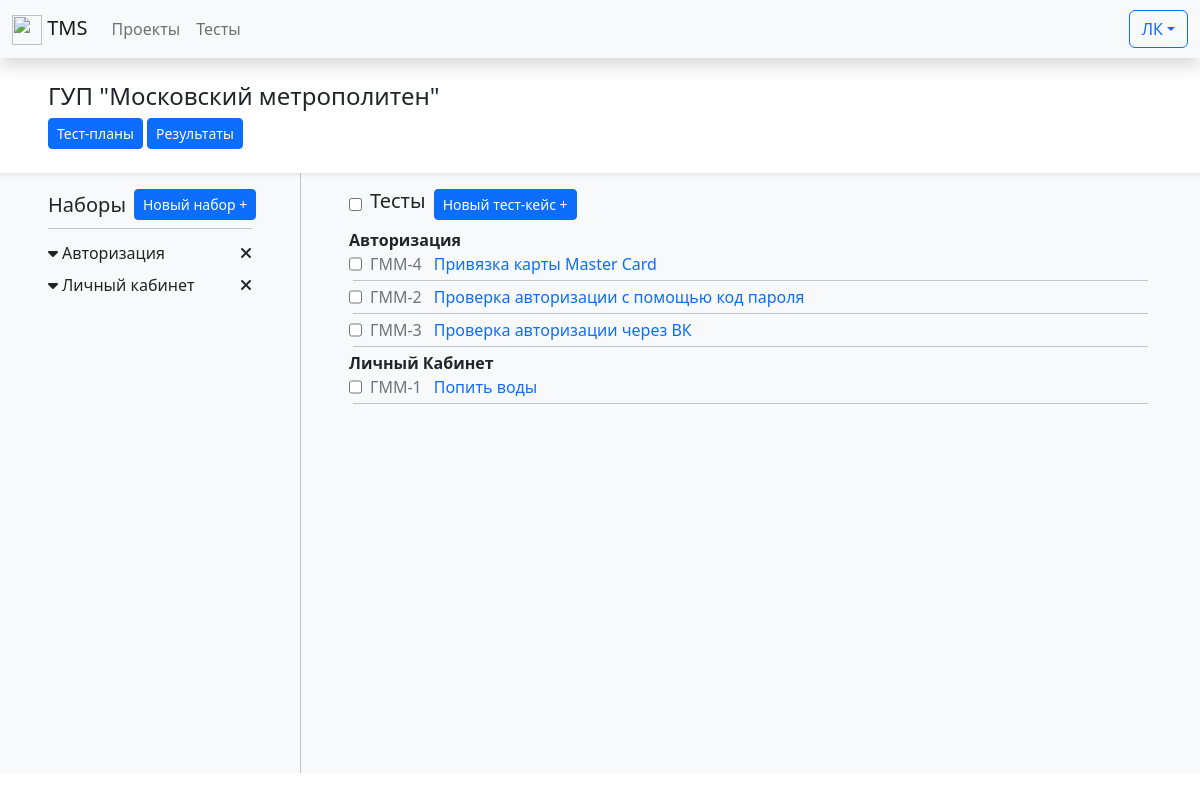
/project/1/, run on the app's committed database.
### tests/models.py (models this page shows, shortened)
class Projects(models.Model):
    id = models.AutoField(
        primary_key=True, verbose_name=_("Код проекта"))
    name = models.CharField(max_length=50, verbose_name=_(
        "Название проекта"), help_text="Название проекта", blank=False)
    class Meta:
        verbose_name = _("Проект")
        verbose_name_plural = _("Проекты")
        ordering = ['name']
    def __str__(self):
        return self.name
    def acronym(self):
        regex = re.compile('[^а-яА-Яa-zA-Z]')
        return "".join(e[0].upper() for e in regex.sub(' ', self.name).split())

class TestSuites(models.Model):
    id = models.AutoField(_("Код набора"), primary_key=True)
    name = models.CharField(_("Название набора"), max_length=50)
    project = models.ForeignKey(Projects, verbose_name=_(
        "Проект"), on_delete=models.PROTECT)
    class Meta:
        verbose_name = _("Тестовй набор")
        verbose_name_plural = _("Тестовые наборы")
    def __str__(self):
        return self.name

class TestCases(models.Model):
    id = models.AutoField(_("Код тест-кейса"), primary_key=True)
    """
    Описание тест-кейса
    """
    title = models.CharField(_("Название"), max_length=100)
    precondition = models.TextField(_("Предусловия"), blank=True, null=True)
    description = models.TextField(_("Описание"), blank=True, null=True)
    expectedResult = models.TextField(
        _("Ожидаемый результат"), blank=True, null=True)
    """
    Параметры тест кейса:
    - Проект
    - Набор
    - Тип теста
    - Приоритет
    - Статус
    - Автоматизирован (True/False)
    """
    project = models.ForeignKey(Projects, verbose_name=_(
        "Проект"), on_delete=models.PROTECT)
    suite = models.ForeignKey(TestSuites, verbose_name=_(
        "Группа"), null=True, on_delete=models.SET_NULL)
    type = models.ForeignKey(TestTypes, verbose_name=_(
        "Тип теста"), on_delete=models.PROTECT)
    priority = models.ForeignKey(TestPriorities, verbose_name=_(
        "Приоритет"), on_delete=models.PROTECT)
    status = models.ForeignKey(TestStatuses, verbose_name=_(
        "Статус"), on_delete=models.PROTECT, default=3)
    isAutomated = models.BooleanField(_("Автоматизирован"))
    """
    Кем и когда создано
    """
    created_by = models.ForeignKey(
        settings.AUTH_USER_MODEL, verbose_name="Создатель", on_delete=models.PROTECT, related_name='created_by')
    created_date = models.DateTimeField(_("Создано"), auto_now_add=True)
    """
    Кем и когда модифицировано
    """
    lastModified_by = models.ForeignKey(
        settings.AUTH_USER_MODEL, verbose_name="Последние изменения", on_delete=models.PROTECT, related_name='modified_by')
    lastModified_date = models.DateTimeField(_("Изменено"), auto_now=True)
    class Meta:
        verbose_name = _("Тест-кейс")
        verbose_name_plural = _("Тест-кейсы")

### tests/views.py (the view)
# urls.py: path('project/<int:project_pk>/', views.project_view, name='project_view'),
def project_view(request, project_pk):
    project = Projects.objects.get(id=project_pk)
    if request.method == "POST":
        create_suite(request.POST, project)
        return redirect(request.META['HTTP_REFERER'])
    suite_list = TestSuites.objects.filter(project=project_pk)
    suite_test_list = dict()
    testCaseSteps = dict()
    for suite_iter in suite_list:
        tests = TestCases.objects.filter(
            suite=suite_iter, project=project_pk).order_by('title')
        suite_test_list[suite_iter.name] = tests
        for test in tests:
            testCaseSteps[test.id] = TestCaseSteps.objects.filter(
                testCase__project=project, testCase=test)
    return render(request, 'projects/project_view.html', {
        'project': project,
        'suite_list': suite_list,
        'suite_test_list': suite_test_list,
        'testCaseSteps': testCaseSteps
    }
    )

### tests/models.py (called while the page is built)
    def __str__(self):
        return self.name

    def __str__(self):
        return self.name

    def __str__(self):
        return self.name

    def __str__(self):
        return self.description

### tests/views.py (called while the page is built)
@register.filter
def get_item(dictionary, key):
    return dictionary[key]

### templates/projects/project_view.html (shortened to what this page needs)
{% extends 'base.html' %}
{% block content %}
    <div class="bg-light">
        <div class="p-4 px-5 bg-white shadow-sm">
            <h4>{{ project }}</h4>
            <a type="button" href="{% url 'test_plans' project_pk=project.id %}" class="btn btn-primary btn-sm text-nowrap">Тест-планы</a>
            <button type="button" class="btn btn-primary btn-sm text-nowrap">Результаты</button>
        </div>
        <div class="d-flex flex-row"  style="height: 75vh;">
            <div id="suites"class="pt-3 px-5 w-25">
                <div class="d-flex flex-row justify-content-between align-items-center">
                    <div class="me-2 mb-0 h5">Наборы</div>
                    <button type="button"
                            class="btn btn-primary btn-sm text-nowrap"
                            data-bs-toggle="modal"
                            data-bs-target="#newSuite">Новый набор +</button>
                </div>
                <hr class="my-2">
                {% include 'projects/suite_list.html' %}
            </div>
            <div id="tests" class="w-75 pt-3 px-5">
                <div class="mb-2">
                    <div class="d-flex flex-row">
                        <input type="checkbox" onClick="toggle(this)" class="">
                        <p class="mx-2 mb-0 h5">Тесты</p>
                        <button type="button"
                                class="btn btn-primary btn-sm text-nowrap"
                                data-bs-toggle="modal"
                                data-bs-target="#newTestCase">Новый тест-кейс +</button>
                    </div>
                </div>
                {% include "testCase/testCase_table.html" %}
            </div>
        </div>
    {% endblock content %}

### templates/base.html (shortened to what this page needs)
<!DOCTYPE html>
<head>
        <link rel="stylesheet"
              href="https://cdn.jsdelivr.net/npm/bootstrap@5.2.3/dist/css/bootstrap.min.css"
>
        <link rel="stylesheet"
              href="https://cdnjs.cloudflare.com/ajax/libs/jqueryui/1.13.2/themes/base/jquery-ui.min.css"
 />
        <link rel="stylesheet"
              href="https://cdn.jsdelivr.net/npm/bootstrap-select@1.13.14/dist/css/bootstrap-select.min.css">
</head>
<body>
        <nav class="navbar navbar-expand-lg navbar-light bg-light shadow ">
                <div class="container-fluid">
                        <a class="navbar-brand" href="#">
                                {% load static %}
                                <img src="{% static '/icon.png' %}" alt="" height=30 width=30>
                                TMS
                        </a>
                        <div class="collapse navbar-collapse" id="navbarSupportedContent">
                                <ul class="navbar-nav mr-auto">
                                        <a class="nav-link" href="{% url 'projects' %}">Проекты</a>
                                        <a class="nav-link" href="{% url 'tests' %}">Тесты</a>
                                </ul>
                        </div>
                        <div class="btn-group">
                                <button type="button"
                                        class="btn btn-outline-primary dropdown-toggle"
                                        data-bs-toggle="dropdown"
                                        data-bs-display="static"
                                        aria-expanded="false">ЛК</button>
                        </div>
                </div>
        </nav>
        {% block content %}
        {% endblock content %}
</body>

### templates/projects/suite_list.html (shortened to what this page needs)
{% block suite_list %}
    {% if suite_test_list %}
        {% for suite_name, test_list in suite_test_list.items %}
            <div class="d-flex flex-row justify-content-between align-items-center">
                <a class="d-flex align-items-center text-dark text-decoration-none"
                   data-bs-toggle="collapse"
                   href="#collapse_{{ forloop.counter }}"
                   name="suiteSelect">
                    {% if test_list %}
                        <i class="fa-solid fa-caret-down"></i>
                    {% else %}
                        <i class="fa-solid fa-caret-down" style="color: #f8f9fa;"></i>
                    {% endif %}
                    <div class="m-1">{{ suite_name }}</div>
                </a>
                <a href=""
                   class="fa-solid fa-xmark text-dark text-decoration-none"
                   data-bs-toggle="modal"
                   data-bs-target="#deleteSuiteModal_{{ forloop.counter }}"></a>
            </div>
        {% endfor %}
    {% else %}
        <div class="text-danger">Нет наборов</div>
    {% endif %}
{% endblock %}

### templates/testCase/testCase_table.html (shortened to what this page needs)
{% block testCaseTable %}
        {% if suite_test_list %}
            {% for suite_name, test_list in suite_test_list.items %}
                {% if test_list %}
                    <div class="collapse show" id="collapse_{{ forloop.counter }}">
                        <Strong id="title">{{ suite_name.title }}</strong>
                        {% for test in test_list %}
                            {% with projectAcronym=test.project.acronym %}
                                <div class="d-flex flex-row">
                                    <input type="checkbox" name="testSelect">
                                    <a class="d-flex flex-row text-decoration-none"
                                       href=""
                                       data-bs-toggle="modal"
                                       data-bs-target="#testCaseModal_{{ test.id }}">
                                        <div class="mx-2 text-secondary">{{ projectAcronym }}-{{ test.id }}</div>
                                        <div class="mx-1">{{ test.title }}</div>
                                    </a>
                                </div>
                                <hr class="m-1">
                            {% endwith %}
                        {% endfor %}
                    </div>
                {% endif %}
            {% endfor %}
        {% else %}
            <div>Нет тестов :(</div>
        {% endif %}
{% endblock %}

### data on the page
Projects: name "ГУП \"Московский метрополитен\""
TestSuites: suite_test_list "Авторизация", title "Авторизация"
TestSuites: suite_test_list "Личный кабинет", title "Личный Кабинет"
TestCases: project.acronym "ГММ", id "4", title "Привязка карты Master Card"
TestCases: project.acronym "ГММ", id "2", title "Проверка авторизации с помощью код пароля"
TestCases: project.acronym "ГММ", id "3", title "Проверка авторизации через ВК"
TestCases: project.acronym "ГММ", id "1", title "Попить воды"
